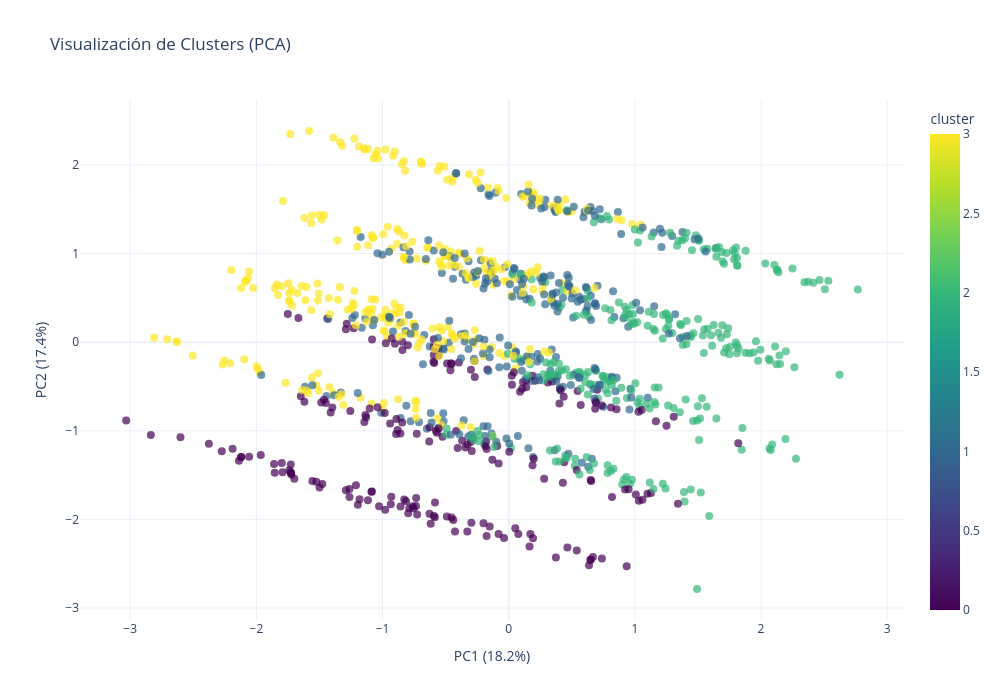

The code cell stored with this chart in its notebook:
### Code cell
# Visualización 2D de clusters con PCA
fig = px.scatter(df, 
                 x='pca_1', 
                 y='pca_2',
                 color='cluster',
                 hover_data=['experiencia', 'objetivo', 'equipo', 'tiempo_disponible', 'frecuencia_semanal'],
                 title='Visualización de Clusters (PCA)',
                 labels={'pca_1': f'PC1 ({pca.explained_variance_ratio_[0]*100:.1f}%)', 
                        'pca_2': f'PC2 ({pca.explained_variance_ratio_[1]*100:.1f}%)'},
                 color_continuous_scale='Viridis',
                 template='plotly_white')

fig.update_traces(marker=dict(size=8, opacity=0.7))
fig.update_layout(height=700, width=1000)
fig.show()

### Figure 1 — Plotly figure (JSON) as saved in the notebook; plotly's stock layout.template omitted (floating-point values rounded to 4 significant figures; data arrays with more than 128 entries replaced by an {"elided": "..."} marker saying what was removed)
{"data": [{"customdata": {"elided": "1000x5 mixed values"}, "hovertemplate": "PC1 (18.2%)=%{x}<br>PC2 (17.4%)=%{y}<br>experiencia=%{customdata[0]}<br>objetivo=%{customdata[1]}<br>equipo=%{customdata[2]}<br>tiempo_disponible=%{customdata[3]}<br>frecuencia_semanal=%{customdata[4]}<br>cluster=%{marker.color}<extra></extra>", "legendgroup": "", "marker": {"color": {"elided": "1000 int values"}, "coloraxis": "coloraxis", "opacity": 0.7, "size": 8, "symbol": "circle"}, "mode": "markers", "name": "", "orientation": "v", "showlegend": false, "type": "scatter", "x": {"elided": "1000 float values"}, "xaxis": "x", "y": {"elided": "1000 float values"}, "yaxis": "y"}], "layout": {"coloraxis": {"colorbar": {"title": {"text": "cluster"}}, "colorscale": [[0, "#440154"], [0.1111, "#482878"], [0.2222, "#3e4989"], [0.3333, "#31688e"], [0.4444, "#26828e"], [0.5556, "#1f9e89"], [0.6667, "#35b779"], [0.7778, "#6ece58"], [0.8889, "#b5de2b"], [1, "#fde725"]]}, "height": 700, "legend": {"tracegroupgap": 0}, "title": {"text": "Visualización de Clusters (PCA)"}, "width": 1000, "xaxis": {"anchor": "y", "domain": [0, 1], "title": {"text": "PC1 (18.2%)"}}, "yaxis": {"anchor": "x", "domain": [0, 1], "title": {"text": "PC2 (17.4%)"}}}}
